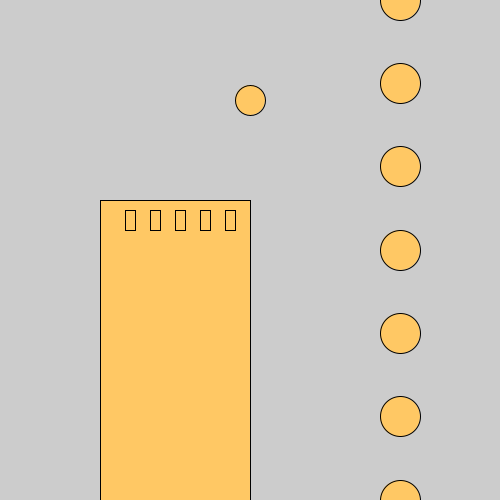
Frame 1 (no input)
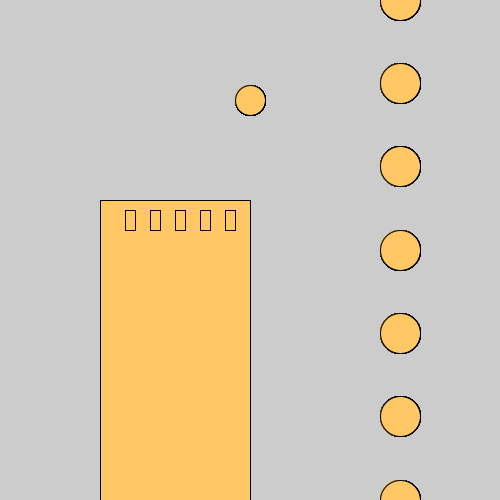
Frame 60 (the mouse pressed at the canvas centre just before this capture)
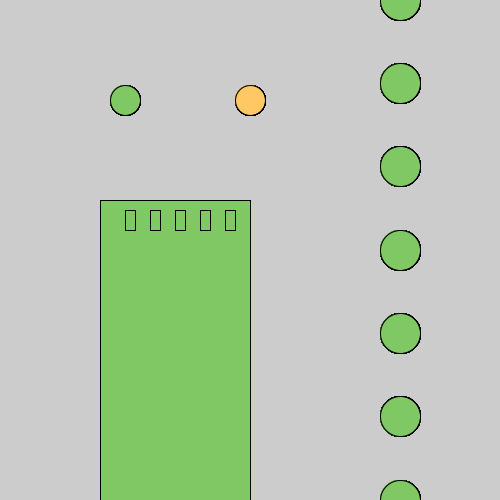
Frame 120 (the mouse held since frame 60 and released just before this capture)

The Processing sketch that drew these frames (run headless with seeded random() and noise(); from frame 60 on, the mouse is pressed at the canvas centre):

// Processing sketch: Maps___for_demo
// ── Maps___for_demo.pde
// Map function: You can use it to find something that is a certain percentage along a path
/*
helpful when you want things to be evenly spaced
 */
float x = 100;
float y = 200;
float w = 150;
float h = 300;


void setup() {
  size(500, 500);
}

void draw() {
  fill(map(mouseX, 0, width, 255, 0), 200, 100); // can make the color change as you move the mouse horizontally - map makes it smoother
  circle(map(mouseX, 0, width, width/2, 0), 100, 30); // circle moves to the opposite direction of mouse horizontally

  rect(x, y, w, h);

  float window1x = map(2, 1, 7, x, x+w);
  float window2x = map(3, 1, 7, x, x+w);
  float window3x = map(4, 1, 7, x, x+w);
  float window4x = map(5, 1, 7, x, x+w);
  float window5x = map(6, 1, 7, x, x+w);

  rect(window1x, y + 10, 10, 20);
  rect(window2x, y + 10, 10, 20);
  rect(window3x, y + 10, 10, 20);
  rect(window4x, y + 10, 10, 20);
  rect(window5x, y + 10, 10, 20);
  // first numvber, is between 1 & 7, wants to turn into the equivalent between x and x + w
  for (int i = 0; i < 7; i++) {
    float y = map(i, 0, 6, 0, height);
    circle(400, y, 40);
  }
}
